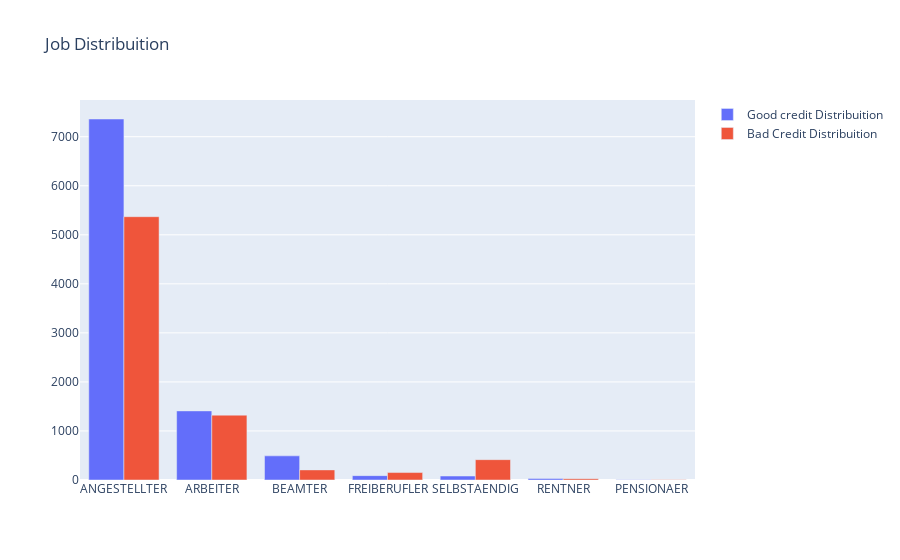

The notebook cell saved with this chart:
### Code cell
trace0 = go.Bar(
    x = dataset[dataset["credit"]== 'GENEHMIGT']["beschaeftigungs_art"].value_counts().index.values,
    y = dataset[dataset["credit"]== 'GENEHMIGT']["beschaeftigungs_art"].value_counts().values,
    name='Good credit Distribuition'
)

trace1 = go.Bar(
    x = dataset[dataset["credit"]== 'ABGELEHNT']["beschaeftigungs_art"].value_counts().index.values,
    y = dataset[dataset["credit"]== 'ABGELEHNT']["beschaeftigungs_art"].value_counts().values,
    name="Bad Credit Distribuition"
)

data = [trace0, trace1]

layout = go.Layout(
    title='Job Distribuition'
)

fig = go.Figure(data=data, layout=layout)

py.iplot(fig, filename='JobDistribution-bar')

### Figure 1 — Plotly figure (JSON) as saved in the notebook; plotly's stock layout.template omitted (floating-point values rounded to 4 significant figures)
{"data": [{"y": [7361, 1409, 492, 89, 81, 31, 7], "x": ["ANGESTELLTER", "ARBEITER", "BEAMTER", "FREIBERUFLER", "SELBSTAENDIG", "RENTNER", "PENSIONAER"], "type": "bar", "name": "Good credit Distribuition"}, {"y": [5369, 1322, 415, 206, 152, 28, 3], "x": ["ANGESTELLTER", "ARBEITER", "SELBSTAENDIG", "BEAMTER", "FREIBERUFLER", "RENTNER", "PENSIONAER"], "type": "bar", "name": "Bad Credit Distribuition"}], "layout": {"title": {"text": "Job Distribuition"}}}
